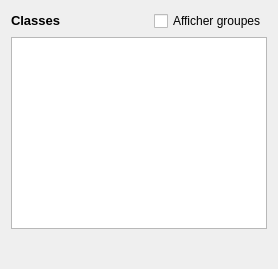
                       <widget class="QWidget" name="stackClass">
                        <layout class="QGridLayout" name="gridLayout_13">
                         <item row="0" column="0">
                          <widget class="QFrame" name="classFrame">
                           <property name="sizePolicy">
                            <sizepolicy hsizetype="Expanding" vsizetype="Expanding">
                             <horstretch>0</horstretch>
                             <verstretch>0</verstretch>
                            </sizepolicy>
                           </property>
                           <property name="minimumSize">
                            <size>
                             <width>150</width>
                             <height>200</height>
                            </size>
                           </property>
                           <property name="frameShape">
                            <enum>QFrame::NoFrame</enum>
                           </property>
                           <property name="frameShadow">
                            <enum>QFrame::Raised</enum>
                           </property>
                           <layout class="QGridLayout" name="gridLayout_11">
                            <property name="leftMargin">
                             <number>0</number>
                            </property>
                            <property name="topMargin">
                             <number>0</number>
                            </property>
                            <property name="rightMargin">
                             <number>0</number>
                            </property>
                            <property name="bottomMargin">
                             <number>0</number>
                            </property>
                            <item row="1" column="0" colspan="3">
                             <widget class="QTableView" name="classView"/>
                            </item>
                            <item row="0" column="0">
                             <widget class="QLabel" name="classesLabel">
                              <property name="sizePolicy">
                               <sizepolicy hsizetype="Fixed" vsizetype="Fixed">
                                <horstretch>0</horstretch>
                                <verstretch>0</verstretch>
                               </sizepolicy>
                              </property>
                              <property name="font">
                               <font>
                                <pointsize>10</pointsize>
                                <weight>75</weight>
                                <bold>true</bold>
                               </font>
                              </property>
                              <property name="text">
                               <string>Classes</string>
                              </property>
                             </widget>
                            </item>
                            <item row="0" column="2">
                             <widget class="QCheckBox" name="groupDisplay">
                              <property name="sizePolicy">
                               <sizepolicy hsizetype="Fixed" vsizetype="Fixed">
                                <horstretch>0</horstretch>
                                <verstretch>0</verstretch>
                               </sizepolicy>
                              </property>
                              <property name="text">
                               <string>Afficher groupes</string>
                              </property>
                             </widget>
                            </item>
                            <item row="0" column="1">
                             <spacer name="horizontalSpacer_3">
                              <property name="orientation">
                               <enum>Qt::Horizontal</enum>
                              </property>
                              <property name="sizeHint" stdset="0">
                               <size>
                                <width>40</width>
                                <height>20</height>
                               </size>
                              </property>
                             </spacer>
                            </item>
                            <item row="2" column="0">
                             <widget class="QToolButton" name="classRemove">
                              <property name="sizePolicy">
                               <sizepolicy hsizetype="Fixed" vsizetype="Fixed">
                                <horstretch>0</horstretch>
                                <verstretch>0</verstretch>
                               </sizepolicy>
                              </property>
                              <property name="toolTip">
                               <string>Supprimer les classes sélectionnées</string>
                              </property>
                              <property name="text">
                               <string/>
                              </property>
                              <property name="icon">
                               <iconset resource="../BioDispersal/resources.qrc">
                                <normaloff>:/plugins/eco_cont/icons/mActionDeleteSelected.svg</normaloff>:/plugins/eco_cont/icons/mActionDeleteSelected.svg</iconset>
                              </property>
                              <property name="autoRaise">
                               <bool>true</bool>
                              </property>
                             </widget>
                            </item>
                           </layout>
                          </widget>
                         </item>
                        </layout>
                       </widget>
